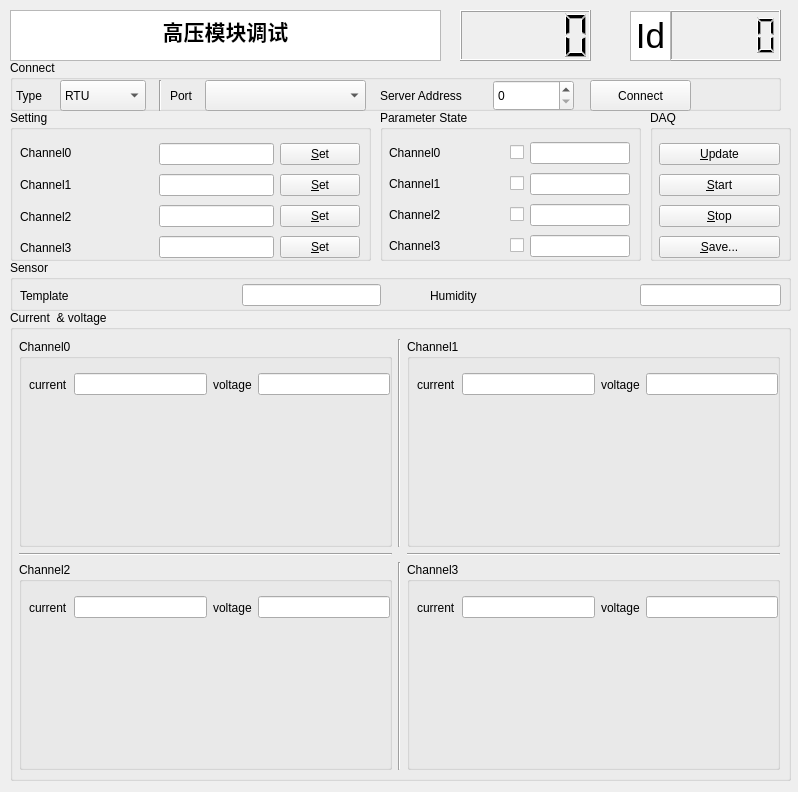
<?xml version="1.0" encoding="UTF-8"?>
<ui version="4.0">
 <class>pwb_v1</class>
 <widget class="QWidget" name="pwb_v1">
  <property name="geometry">
   <rect>
    <x>0</x>
    <y>0</y>
    <width>798</width>
    <height>792</height>
   </rect>
  </property>
  <property name="windowTitle">
   <string>Form</string>
  </property>
  <widget class="QTextBrowser" name="textBrowser">
   <property name="geometry">
    <rect>
     <x>10</x>
     <y>10</y>
     <width>431</width>
     <height>51</height>
    </rect>
   </property>
   <property name="html">
    <string>&lt;!DOCTYPE HTML PUBLIC &quot;-//W3C//DTD HTML 4.0//EN&quot; &quot;http://www.w3.org/TR/REC-html40/strict.dtd&quot;&gt;
&lt;html&gt;&lt;head&gt;&lt;meta name=&quot;qrichtext&quot; content=&quot;1&quot; /&gt;&lt;meta charset=&quot;utf-8&quot; /&gt;&lt;style type=&quot;text/css&quot;&gt;
p, li { white-space: pre-wrap; }
hr { height: 1px; border-width: 0; }
li.unchecked::marker { content: &quot;\2610&quot;; }
li.checked::marker { content: &quot;\2612&quot;; }
&lt;/style&gt;&lt;/head&gt;&lt;body style=&quot; font-family:'Ubuntu'; font-size:11pt; font-weight:400; font-style:normal;&quot;&gt;
&lt;p align=&quot;center&quot; style=&quot; margin-top:0px; margin-bottom:0px; margin-left:0px; margin-right:0px; -qt-block-indent:0; text-indent:0px;&quot;&gt;&lt;span style=&quot; font-size:16pt; font-weight:600;&quot;&gt;高压模块调试&lt;/span&gt;&lt;/p&gt;&lt;/body&gt;&lt;/html&gt;</string>
   </property>
  </widget>
  <widget class="QLCDNumber" name="lcdNumber">
   <property name="geometry">
    <rect>
     <x>460</x>
     <y>10</y>
     <width>131</width>
     <height>51</height>
    </rect>
   </property>
  </widget>
  <widget class="QGroupBox" name="groupBox">
   <property name="geometry">
    <rect>
     <x>10</x>
     <y>110</y>
     <width>361</width>
     <height>151</height>
    </rect>
   </property>
   <property name="title">
    <string>Setting</string>
   </property>
   <widget class="QWidget" name="gridLayoutWidget_2">
    <property name="geometry">
     <rect>
      <x>149</x>
      <y>30</y>
      <width>201</width>
      <height>121</height>
     </rect>
    </property>
    <layout class="QGridLayout" name="gridLayout_2">
     <item row="0" column="0">
      <widget class="QLineEdit" name="lineEdit_12"/>
     </item>
     <item row="3" column="0">
      <widget class="QLineEdit" name="lineEdit_11"/>
     </item>
     <item row="1" column="1">
      <widget class="QPushButton" name="pushButton_2">
       <property name="text">
        <string>&amp;Set</string>
       </property>
      </widget>
     </item>
     <item row="2" column="1">
      <widget class="QPushButton" name="pushButton_3">
       <property name="text">
        <string>&amp;Set</string>
       </property>
      </widget>
     </item>
     <item row="2" column="0">
      <widget class="QLineEdit" name="lineEdit_14"/>
     </item>
     <item row="1" column="0">
      <widget class="QLineEdit" name="lineEdit_13"/>
     </item>
     <item row="0" column="1">
      <widget class="QPushButton" name="pushButton">
       <property name="text">
        <string>&amp;Set</string>
       </property>
      </widget>
     </item>
     <item row="3" column="1">
      <widget class="QPushButton" name="pushButton_4">
       <property name="text">
        <string>&amp;Set</string>
       </property>
      </widget>
     </item>
    </layout>
   </widget>
   <widget class="QWidget" name="verticalLayoutWidget">
    <property name="geometry">
     <rect>
      <x>80</x>
      <y>30</y>
      <width>71</width>
      <height>121</height>
     </rect>
    </property>
    <layout class="QVBoxLayout" name="verticalLayout">
     <item>
      <widget class="QWidget" name="widget" native="true"/>
     </item>
     <item>
      <widget class="QWidget" name="widget_3" native="true"/>
     </item>
     <item>
      <widget class="QWidget" name="widget_4" native="true"/>
     </item>
     <item>
      <widget class="QWidget" name="widget_2" native="true"/>
     </item>
    </layout>
   </widget>
   <widget class="QWidget" name="verticalLayoutWidget_2">
    <property name="geometry">
     <rect>
      <x>10</x>
      <y>30</y>
      <width>71</width>
      <height>121</height>
     </rect>
    </property>
    <layout class="QVBoxLayout" name="verticalLayout_2">
     <item>
      <widget class="QLabel" name="label_19">
       <property name="text">
        <string>Channel0</string>
       </property>
      </widget>
     </item>
     <item>
      <widget class="QLabel" name="label_18">
       <property name="text">
        <string>Channel1</string>
       </property>
      </widget>
     </item>
     <item>
      <widget class="QLabel" name="label_17">
       <property name="text">
        <string>Channel2</string>
       </property>
      </widget>
     </item>
     <item>
      <widget class="QLabel" name="label_16">
       <property name="text">
        <string>Channel3</string>
       </property>
      </widget>
     </item>
    </layout>
   </widget>
  </widget>
  <widget class="QGroupBox" name="groupBox_2">
   <property name="geometry">
    <rect>
     <x>380</x>
     <y>110</y>
     <width>261</width>
     <height>151</height>
    </rect>
   </property>
   <property name="title">
    <string>Parameter State</string>
   </property>
   <widget class="QWidget" name="gridLayoutWidget_3">
    <property name="geometry">
     <rect>
      <x>9</x>
      <y>29</y>
      <width>241</width>
      <height>121</height>
     </rect>
    </property>
    <layout class="QGridLayout" name="gridLayout_3">
     <item row="3" column="0">
      <widget class="QLabel" name="label_15">
       <property name="text">
        <string>Channel3</string>
       </property>
      </widget>
     </item>
     <item row="3" column="2">
      <widget class="QLineEdit" name="lineEdit_15"/>
     </item>
     <item row="1" column="2">
      <widget class="QLineEdit" name="lineEdit_17"/>
     </item>
     <item row="0" column="2">
      <widget class="QLineEdit" name="lineEdit_18"/>
     </item>
     <item row="2" column="2">
      <widget class="QLineEdit" name="lineEdit_16"/>
     </item>
     <item row="0" column="0">
      <widget class="QLabel" name="label_12">
       <property name="text">
        <string>Channel0                   </string>
       </property>
      </widget>
     </item>
     <item row="1" column="0">
      <widget class="QLabel" name="label_14">
       <property name="text">
        <string>Channel1</string>
       </property>
      </widget>
     </item>
     <item row="2" column="0">
      <widget class="QLabel" name="label_13">
       <property name="text">
        <string>Channel2</string>
       </property>
      </widget>
     </item>
     <item row="0" column="1">
      <widget class="QCheckBox" name="checkBox">
       <property name="text">
        <string/>
       </property>
      </widget>
     </item>
     <item row="1" column="1">
      <widget class="QCheckBox" name="checkBox_2">
       <property name="text">
        <string/>
       </property>
      </widget>
     </item>
     <item row="3" column="1">
      <widget class="QCheckBox" name="checkBox_3">
       <property name="text">
        <string/>
       </property>
      </widget>
     </item>
     <item row="2" column="1">
      <widget class="QCheckBox" name="checkBox_4">
       <property name="text">
        <string/>
       </property>
      </widget>
     </item>
    </layout>
   </widget>
  </widget>
  <widget class="QGroupBox" name="groupBox_3">
   <property name="geometry">
    <rect>
     <x>10</x>
     <y>260</y>
     <width>781</width>
     <height>51</height>
    </rect>
   </property>
   <property name="title">
    <string>Sensor</string>
   </property>
   <widget class="QWidget" name="horizontalLayoutWidget_6">
    <property name="geometry">
     <rect>
      <x>10</x>
      <y>20</y>
      <width>361</width>
      <height>31</height>
     </rect>
    </property>
    <layout class="QHBoxLayout" name="horizontalLayout_6">
     <item>
      <widget class="QLabel" name="label_11">
       <property name="text">
        <string>Template                                                  </string>
       </property>
      </widget>
     </item>
     <item>
      <widget class="QLineEdit" name="lineEdit_9"/>
     </item>
    </layout>
   </widget>
   <widget class="QWidget" name="horizontalLayoutWidget_7">
    <property name="geometry">
     <rect>
      <x>420</x>
      <y>20</y>
      <width>351</width>
      <height>31</height>
     </rect>
    </property>
    <layout class="QHBoxLayout" name="horizontalLayout_7">
     <item>
      <widget class="QLabel" name="label_20">
       <property name="text">
        <string>Humidity                                               </string>
       </property>
      </widget>
     </item>
     <item>
      <widget class="QLineEdit" name="lineEdit_10"/>
     </item>
    </layout>
   </widget>
  </widget>
  <widget class="QGroupBox" name="groupBox_4">
   <property name="geometry">
    <rect>
     <x>10</x>
     <y>310</y>
     <width>781</width>
     <height>471</height>
    </rect>
   </property>
   <property name="title">
    <string>Current  &amp;&amp; voltage</string>
   </property>
   <widget class="QWidget" name="gridLayoutWidget">
    <property name="geometry">
     <rect>
      <x>9</x>
      <y>29</y>
      <width>761</width>
      <height>431</height>
     </rect>
    </property>
    <layout class="QGridLayout" name="gridLayout">
     <item row="0" column="0">
      <widget class="QGroupBox" name="groupBox_5">
       <property name="title">
        <string>Channel0</string>
       </property>
       <widget class="QWidget" name="horizontalLayoutWidget_2">
        <property name="geometry">
         <rect>
          <x>10</x>
          <y>30</y>
          <width>361</width>
          <height>31</height>
         </rect>
        </property>
        <layout class="QHBoxLayout" name="horizontalLayout_2">
         <item>
          <widget class="QLabel" name="label_3">
           <property name="text">
            <string>current</string>
           </property>
          </widget>
         </item>
         <item>
          <widget class="QLineEdit" name="lineEdit"/>
         </item>
         <item>
          <widget class="QLabel" name="label_2">
           <property name="text">
            <string>voltage</string>
           </property>
          </widget>
         </item>
         <item>
          <widget class="QLineEdit" name="lineEdit_2"/>
         </item>
        </layout>
       </widget>
       <widget class="QWidget" name="widget_5" native="true">
        <property name="geometry">
         <rect>
          <x>12</x>
          <y>69</y>
          <width>355</width>
          <height>131</height>
         </rect>
        </property>
        <widget class="QWidget" name="widget_6" native="true">
         <property name="geometry">
          <rect>
           <x>390</x>
           <y>0</y>
           <width>355</width>
           <height>131</height>
          </rect>
         </property>
        </widget>
       </widget>
      </widget>
     </item>
     <item row="0" column="2">
      <widget class="QGroupBox" name="groupBox_6">
       <property name="title">
        <string>Channel1</string>
       </property>
       <widget class="QWidget" name="horizontalLayoutWidget_3">
        <property name="geometry">
         <rect>
          <x>10</x>
          <y>30</y>
          <width>361</width>
          <height>31</height>
         </rect>
        </property>
        <layout class="QHBoxLayout" name="horizontalLayout_3">
         <item>
          <widget class="QLabel" name="label_4">
           <property name="text">
            <string>current</string>
           </property>
          </widget>
         </item>
         <item>
          <widget class="QLineEdit" name="lineEdit_4"/>
         </item>
         <item>
          <widget class="QLabel" name="label_5">
           <property name="text">
            <string>voltage</string>
           </property>
          </widget>
         </item>
         <item>
          <widget class="QLineEdit" name="lineEdit_3"/>
         </item>
        </layout>
       </widget>
       <widget class="QWidget" name="widget_9" native="true">
        <property name="geometry">
         <rect>
          <x>12</x>
          <y>69</y>
          <width>355</width>
          <height>131</height>
         </rect>
        </property>
       </widget>
      </widget>
     </item>
     <item row="2" column="2">
      <widget class="QGroupBox" name="groupBox_8">
       <property name="title">
        <string>Channel3</string>
       </property>
       <widget class="QWidget" name="horizontalLayoutWidget_5">
        <property name="geometry">
         <rect>
          <x>10</x>
          <y>30</y>
          <width>361</width>
          <height>31</height>
         </rect>
        </property>
        <layout class="QHBoxLayout" name="horizontalLayout_5">
         <item>
          <widget class="QLabel" name="label_8">
           <property name="text">
            <string>current</string>
           </property>
          </widget>
         </item>
         <item>
          <widget class="QLineEdit" name="lineEdit_7"/>
         </item>
         <item>
          <widget class="QLabel" name="label_9">
           <property name="text">
            <string>voltage</string>
           </property>
          </widget>
         </item>
         <item>
          <widget class="QLineEdit" name="lineEdit_8"/>
         </item>
        </layout>
       </widget>
       <widget class="QWidget" name="widget_11" native="true">
        <property name="geometry">
         <rect>
          <x>12</x>
          <y>69</y>
          <width>355</width>
          <height>131</height>
         </rect>
        </property>
       </widget>
      </widget>
     </item>
     <item row="2" column="0">
      <widget class="QGroupBox" name="groupBox_7">
       <property name="title">
        <string>Channel2</string>
       </property>
       <widget class="QWidget" name="horizontalLayoutWidget_4">
        <property name="geometry">
         <rect>
          <x>10</x>
          <y>30</y>
          <width>361</width>
          <height>31</height>
         </rect>
        </property>
        <layout class="QHBoxLayout" name="horizontalLayout_4">
         <item>
          <widget class="QLabel" name="label_6">
           <property name="text">
            <string>current</string>
           </property>
          </widget>
         </item>
         <item>
          <widget class="QLineEdit" name="lineEdit_5"/>
         </item>
         <item>
          <widget class="QLabel" name="label_7">
           <property name="text">
            <string>voltage</string>
           </property>
          </widget>
         </item>
         <item>
          <widget class="QLineEdit" name="lineEdit_6"/>
         </item>
        </layout>
       </widget>
       <widget class="QWidget" name="widget_7" native="true">
        <property name="geometry">
         <rect>
          <x>12</x>
          <y>69</y>
          <width>355</width>
          <height>131</height>
         </rect>
        </property>
        <widget class="QWidget" name="widget_8" native="true">
         <property name="geometry">
          <rect>
           <x>390</x>
           <y>0</y>
           <width>355</width>
           <height>131</height>
          </rect>
         </property>
        </widget>
       </widget>
      </widget>
     </item>
     <item row="1" column="2">
      <widget class="Line" name="line_3">
       <property name="orientation">
        <enum>Qt::Orientation::Horizontal</enum>
       </property>
      </widget>
     </item>
     <item row="1" column="0">
      <widget class="Line" name="line_2">
       <property name="orientation">
        <enum>Qt::Orientation::Horizontal</enum>
       </property>
      </widget>
     </item>
     <item row="0" column="1">
      <widget class="Line" name="line_4">
       <property name="orientation">
        <enum>Qt::Orientation::Vertical</enum>
       </property>
      </widget>
     </item>
     <item row="2" column="1">
      <widget class="Line" name="line_5">
       <property name="orientation">
        <enum>Qt::Orientation::Vertical</enum>
       </property>
      </widget>
     </item>
    </layout>
   </widget>
  </widget>
  <widget class="QGroupBox" name="groupBox_9">
   <property name="geometry">
    <rect>
     <x>650</x>
     <y>110</y>
     <width>141</width>
     <height>151</height>
    </rect>
   </property>
   <property name="title">
    <string>DAQ</string>
   </property>
   <widget class="QWidget" name="verticalLayoutWidget_3">
    <property name="geometry">
     <rect>
      <x>9</x>
      <y>30</y>
      <width>121</width>
      <height>121</height>
     </rect>
    </property>
    <layout class="QVBoxLayout" name="verticalLayout_3">
     <item>
      <widget class="QPushButton" name="pushButton_8">
       <property name="text">
        <string>&amp;Update</string>
       </property>
      </widget>
     </item>
     <item>
      <widget class="QPushButton" name="pushButton_5">
       <property name="text">
        <string>&amp;Start</string>
       </property>
      </widget>
     </item>
     <item>
      <widget class="QPushButton" name="pushButton_6">
       <property name="text">
        <string>&amp;Stop</string>
       </property>
      </widget>
     </item>
     <item>
      <widget class="QPushButton" name="pushButton_7">
       <property name="text">
        <string>&amp;Save...</string>
       </property>
      </widget>
     </item>
    </layout>
   </widget>
  </widget>
  <widget class="QLCDNumber" name="lcdNumber_2">
   <property name="geometry">
    <rect>
     <x>670</x>
     <y>10</y>
     <width>111</width>
     <height>51</height>
    </rect>
   </property>
  </widget>
  <widget class="QTextBrowser" name="textBrowser_2">
   <property name="geometry">
    <rect>
     <x>630</x>
     <y>11</y>
     <width>41</width>
     <height>50</height>
    </rect>
   </property>
   <property name="html">
    <string>&lt;!DOCTYPE HTML PUBLIC &quot;-//W3C//DTD HTML 4.0//EN&quot; &quot;http://www.w3.org/TR/REC-html40/strict.dtd&quot;&gt;
&lt;html&gt;&lt;head&gt;&lt;meta name=&quot;qrichtext&quot; content=&quot;1&quot; /&gt;&lt;meta charset=&quot;utf-8&quot; /&gt;&lt;style type=&quot;text/css&quot;&gt;
p, li { white-space: pre-wrap; }
hr { height: 1px; border-width: 0; }
li.unchecked::marker { content: &quot;\2610&quot;; }
li.checked::marker { content: &quot;\2612&quot;; }
&lt;/style&gt;&lt;/head&gt;&lt;body style=&quot; font-family:'Ubuntu'; font-size:11pt; font-weight:400; font-style:normal;&quot;&gt;
&lt;p align=&quot;center&quot; style=&quot; margin-top:0px; margin-bottom:0px; margin-left:0px; margin-right:0px; -qt-block-indent:0; text-indent:0px;&quot;&gt;&lt;span style=&quot; font-size:26pt;&quot;&gt;Id&lt;/span&gt;&lt;/p&gt;&lt;/body&gt;&lt;/html&gt;</string>
   </property>
  </widget>
  <widget class="QGroupBox" name="groupBox_10">
   <property name="geometry">
    <rect>
     <x>10</x>
     <y>60</y>
     <width>771</width>
     <height>51</height>
    </rect>
   </property>
   <property name="title">
    <string>Connect</string>
   </property>
   <widget class="QLabel" name="label">
    <property name="geometry">
     <rect>
      <x>6</x>
      <y>20</y>
      <width>41</width>
      <height>31</height>
     </rect>
    </property>
    <property name="text">
     <string>Type</string>
    </property>
   </widget>
   <widget class="QComboBox" name="comboBox">
    <property name="geometry">
     <rect>
      <x>50</x>
      <y>20</y>
      <width>86</width>
      <height>31</height>
     </rect>
    </property>
    <item>
     <property name="text">
      <string>RTU</string>
     </property>
    </item>
    <item>
     <property name="text">
      <string>TCP</string>
     </property>
    </item>
    <item>
     <property name="text">
      <string>ASCII</string>
     </property>
    </item>
   </widget>
   <widget class="QLabel" name="label_10">
    <property name="geometry">
     <rect>
      <x>160</x>
      <y>20</y>
      <width>31</width>
      <height>31</height>
     </rect>
    </property>
    <property name="text">
     <string>Port</string>
    </property>
   </widget>
   <widget class="QComboBox" name="comboBox_2">
    <property name="geometry">
     <rect>
      <x>195</x>
      <y>20</y>
      <width>161</width>
      <height>31</height>
     </rect>
    </property>
   </widget>
   <widget class="Line" name="line_7">
    <property name="geometry">
     <rect>
      <x>140</x>
      <y>20</y>
      <width>20</width>
      <height>31</height>
     </rect>
    </property>
    <property name="orientation">
     <enum>Qt::Orientation::Vertical</enum>
    </property>
   </widget>
   <widget class="QLabel" name="label_21">
    <property name="geometry">
     <rect>
      <x>370</x>
      <y>20</y>
      <width>111</width>
      <height>31</height>
     </rect>
    </property>
    <property name="text">
     <string>Server Address</string>
    </property>
   </widget>
   <widget class="QSpinBox" name="spinBox">
    <property name="geometry">
     <rect>
      <x>483</x>
      <y>20</y>
      <width>81</width>
      <height>31</height>
     </rect>
    </property>
   </widget>
   <widget class="QPushButton" name="pushButton_9">
    <property name="geometry">
     <rect>
      <x>580</x>
      <y>20</y>
      <width>101</width>
      <height>31</height>
     </rect>
    </property>
    <property name="text">
     <string>Connect</string>
    </property>
   </widget>
  </widget>
 </widget>
 <resources/>
 <connections/>
</ui>
